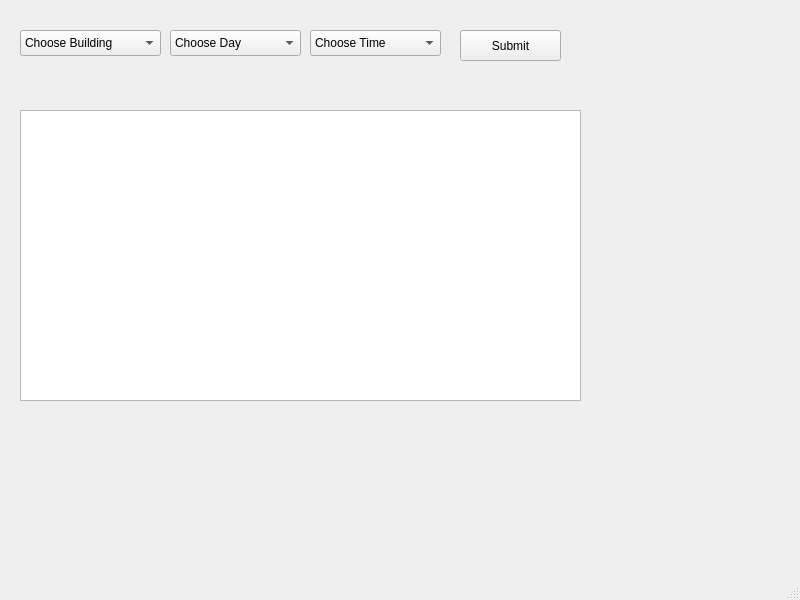
<?xml version="1.0" encoding="UTF-8"?>
<ui version="4.0">
 <class>WhenVacant</class>
 <widget class="QMainWindow" name="WhenVacant">
  <property name="geometry">
   <rect>
    <x>0</x>
    <y>0</y>
    <width>800</width>
    <height>600</height>
   </rect>
  </property>
  <property name="minimumSize">
   <size>
    <width>300</width>
    <height>240</height>
   </size>
  </property>
  <property name="windowTitle">
   <string>MainWindow</string>
  </property>
  <widget class="QWidget" name="centralwidget">
   <widget class="QComboBox" name="buildingCB">
    <property name="geometry">
     <rect>
      <x>20</x>
      <y>30</y>
      <width>141</width>
      <height>26</height>
     </rect>
    </property>
    <item>
     <property name="text">
      <string>Choose Building</string>
     </property>
    </item>
    <item>
     <property name="text">
      <string>Computer Science Building</string>
     </property>
    </item>
   </widget>
   <widget class="QComboBox" name="dayCB">
    <property name="geometry">
     <rect>
      <x>170</x>
      <y>30</y>
      <width>131</width>
      <height>26</height>
     </rect>
    </property>
    <item>
     <property name="text">
      <string>Choose Day</string>
     </property>
    </item>
    <item>
     <property name="text">
      <string>Monday</string>
     </property>
    </item>
    <item>
     <property name="text">
      <string>Tuesday</string>
     </property>
    </item>
    <item>
     <property name="text">
      <string>Wednesday</string>
     </property>
    </item>
    <item>
     <property name="text">
      <string>Thursday</string>
     </property>
    </item>
    <item>
     <property name="text">
      <string>Friday</string>
     </property>
    </item>
   </widget>
   <widget class="QComboBox" name="timeCB">
    <property name="geometry">
     <rect>
      <x>310</x>
      <y>30</y>
      <width>131</width>
      <height>26</height>
     </rect>
    </property>
    <item>
     <property name="text">
      <string>Choose Time</string>
     </property>
    </item>
    <item>
     <property name="text">
      <string>09:00</string>
     </property>
    </item>
    <item>
     <property name="text">
      <string>10:00</string>
     </property>
    </item>
    <item>
     <property name="text">
      <string>11:00</string>
     </property>
    </item>
    <item>
     <property name="text">
      <string>12:00</string>
     </property>
    </item>
    <item>
     <property name="text">
      <string>13:00</string>
     </property>
    </item>
    <item>
     <property name="text">
      <string>14:00</string>
     </property>
    </item>
    <item>
     <property name="text">
      <string>15:00</string>
     </property>
    </item>
    <item>
     <property name="text">
      <string>16:00</string>
     </property>
    </item>
    <item>
     <property name="text">
      <string>17:00</string>
     </property>
    </item>
   </widget>
   <widget class="QPushButton" name="submitBtn">
    <property name="geometry">
     <rect>
      <x>460</x>
      <y>30</y>
      <width>101</width>
      <height>31</height>
     </rect>
    </property>
    <property name="text">
     <string>Submit</string>
    </property>
   </widget>
   <widget class="QTextEdit" name="freeRoomsText">
    <property name="geometry">
     <rect>
      <x>20</x>
      <y>110</y>
      <width>561</width>
      <height>291</height>
     </rect>
    </property>
   </widget>
  </widget>
  <widget class="QMenuBar" name="menubar">
   <property name="geometry">
    <rect>
     <x>0</x>
     <y>0</y>
     <width>800</width>
     <height>33</height>
    </rect>
   </property>
  </widget>
  <widget class="QStatusBar" name="statusbar"/>
 </widget>
 <resources/>
 <connections/>
</ui>
